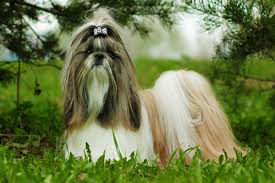
#> input picture Image blur and smoothing techniques/dog.png, 275 x 183 px
$ jupyter execute 'Different Image blur and smoothing techniques.ipynb'   (shell and % lines are left out)
#> lines starting #> are read from the running program, lines starting #| are printed output that depends on the picture
# Image blur and smoothing techniques

[cell 1]
import numpy as np
import matplotlib.pyplot as plt
import cv2

[cell 2]
img=cv2.imread("dog.png")
#> img is the input picture: shape (183, 275, 3); mean B, G, R 72.9, 122.1, 108.9

[cell 3]
img = cv2.cvtColor(img, cv2.COLOR_BGR2RGB)

[cell 4]
plt.imshow(img)

# Averaging Blur

[cell 5]
img1=cv2.blur(img,(3,3))
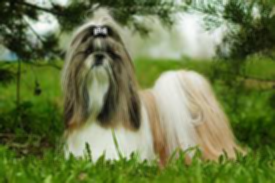
#> img1: shape (183, 275, 3); mean R, G, B 108.9, 122.1, 72.8
plt.imshow(img1)

[cell 6]
img1=cv2.blur(img,(7,7))
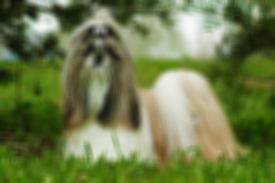
#> img1: shape (183, 275, 3); mean R, G, B 108.9, 122.1, 72.8
plt.imshow(img1)

# Gaussian Blur

[cell 7]
img2=cv2.GaussianBlur(img,(5,5),0)
plt.imshow(img2)

[cell 8]
img2=cv2.GaussianBlur(img,(7,7),0)
plt.imshow(img2)

# Median Blur

[cell 9]
img3=cv2.medianBlur(img,5)
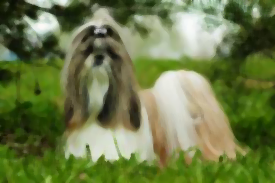
#> img3: shape (183, 275, 3); mean R, G, B 109, 122.3, 72.4
plt.imshow(img3)

# Bilateral Filter

[cell 10]
img3=cv2.bilateralFilter(img,9,75,75)
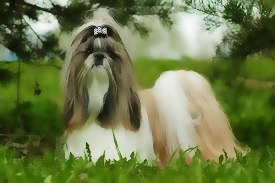
#> img3: shape (183, 275, 3); mean R, G, B 108.9, 122.1, 72.8
plt.imshow(img3)

[cell 11]
img3=cv2.bilateralFilter(img,11,175,175)
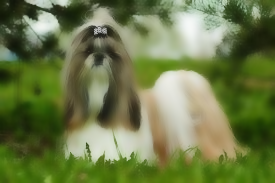
#> img3: shape (183, 275, 3); mean R, G, B 108.9, 122.1, 72.8
plt.imshow(img3)
